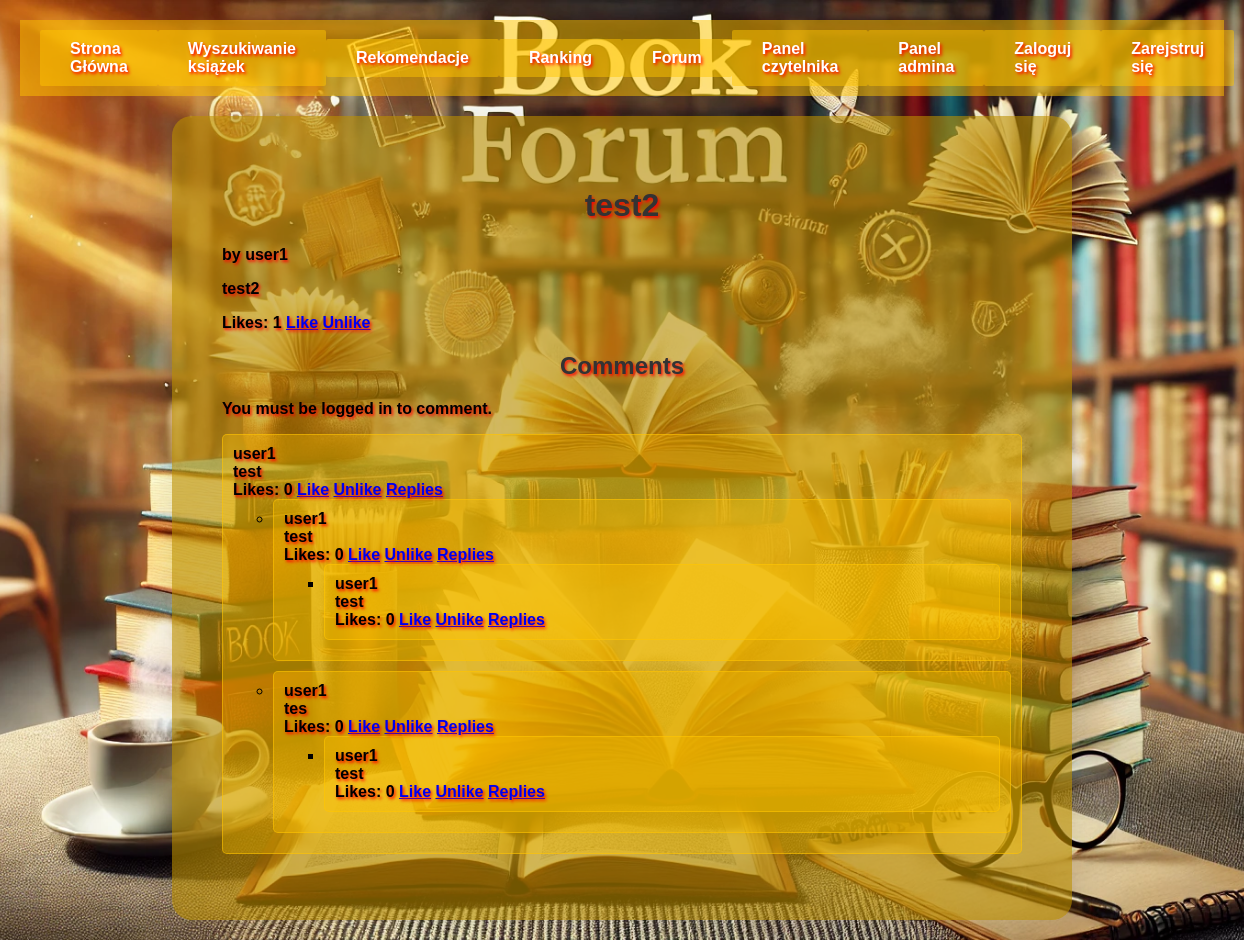
The page /forum/2 on the database its author committed.
### tables this page shows
CREATE TABLE posts (
        id INTEGER PRIMARY KEY AUTOINCREMENT,
        user_id INTEGER,
        title TEXT NOT NULL,
        content TEXT,
        likes INTEGER DEFAULT 0,
        FOREIGN KEY (user_id) REFERENCES users(id)
    );

CREATE TABLE users (
        id INTEGER PRIMARY KEY AUTOINCREMENT,
        username TEXT UNIQUE NOT NULL,
        password TEXT NOT NULL,
        first_name TEXT,
        last_name TEXT,
        phone_number TEXT,
        email TEXT,
        address TEXT
    );

CREATE TABLE comments (
        id INTEGER PRIMARY KEY AUTOINCREMENT,
        post_id INTEGER,
        user_id INTEGER,
        content TEXT,
        likes INTEGER DEFAULT 0,
        parent_id INTEGER,
        FOREIGN KEY (post_id) REFERENCES posts(id),
        FOREIGN KEY (user_id) REFERENCES users(id)
    );

### app.py (the view, shortened to what this page needs)
@app.route('/forum/<int:post_id>', methods=['GET', 'POST'])
def post(post_id):
    post_data = [post for post in get_posts() if post[0] == post_id][0]
    comments = get_comments(post_id)
    return render_template('post.html', post=post_data, comments=comments)

### models.py (called while the page is built)
def get_posts():
    conn = sqlite3.connect('database.db')
    c = conn.cursor()
    c.execute('SELECT posts.id, users.username, posts.title, posts.content, posts.likes FROM posts JOIN users ON posts.user_id = users.id ORDER BY posts.id DESC')
    posts = c.fetchall()
    conn.close()
    return posts

def get_comments(post_id):
    conn = sqlite3.connect('database.db')
    c = conn.cursor()
    c.execute('SELECT comments.id, users.username, comments.content, comments.likes, comments.parent_id FROM comments JOIN users ON comments.user_id = users.id WHERE comments.post_id = ? ORDER BY comments.id ASC', (post_id,))
    comments = c.fetchall()
    conn.close()
    comment_tree = build_comment_tree(comments)
    return comment_tree

def build_comment_tree(comments):
    comment_dict = {comment[0]: list(comment) for comment in comments}
    tree = []
    for comment in comments:
        comment_id, username, content, likes, parent_id = comment
        if parent_id is None:
            tree.append(comment_dict[comment_id])
        else:
            parent = comment_dict.get(parent_id)
            if parent is not None:
                if len(parent) == 5:
                    parent.append([])
                parent[5].append(comment_dict[comment_id])
    return tree

### templates/post.html (shortened to what this page needs)
<!DOCTYPE html>
<html lang="en">
<head>
    <link rel="stylesheet" href="{{ url_for('static', filename='css/style.css') }}">
</head>
<body class="postbg">
    <header>
        <div class="nav-links-center">
            <a href="{{ url_for('index') }}" class="btn">Strona Główna</a>
            <a href="{{ url_for('search') }}" class="btn">Wyszukiwanie książek</a>
            <a href="{{ url_for('recommendations') }}" class="btn">Rekomendacje</a>
            <a href="{{ url_for('rankings') }}" class="btn">Ranking</a>
            <a href="{{ url_for('forum') }}" class="btn">Forum</a>
            <a href="{{ url_for('reader_panel') }}" class="btn">Panel czytelnika</a>
            <a href="{{ url_for('admin') }}" class="btn">Panel admina</a>
        </div>
        <div class="nav-links-right">
            {% if 'username' in session %}
            <a href="{{ url_for('logout') }}" class="btn">Wyloguj się</a>
            {% else %}
            <a href="{{ url_for('login') }}" class="btn">Zaloguj się</a>
            <a href="{{ url_for('register') }}" class="btn">Zarejstruj się</a>
            {% endif %}
        </div>
    </header>
    <main>
        <h1>{{ post[2] }}</h1>
        <p>by {{ post[1] }}</p>
        <p>{{ post[3] }}</p>
        <p>
            Likes: {{ post[4] }}
            <a href="{{ url_for('like', post_id=post[0]) }}" class="btn">Like</a>
            <a href="{{ url_for('unlike', post_id=post[0]) }}" class="btn">Unlike</a>
        </p>
        <h2>Comments</h2>
        {% if 'username' in session %}
        <form method="POST" class="comment-form">
            <textarea name="content" placeholder="Add a comment" required></textarea>
            <button type="submit" class="btn">Comment</button>
        </form>
        {% else %}
        <p>You must be logged in to comment.</p>
        {% endif %}
        <ul class="comment-list">
            {% for comment in comments %}
                {% include 'comment.html' %}
            {% endfor %}
        </ul>
    </main>
</body>
</html>

### templates/comment.html (shortened to what this page needs)
<li class="comment-item">
    <p><strong>{{ comment[1] }}</strong></p>
    <p>{{ comment[2] }}</p>
    <p>
        Likes: {{ comment[3] }}
        <a href="{{ url_for('like_comment_route', comment_id=comment[0]) }}" class="btn">Like</a>
        <a href="{{ url_for('unlike_comment_route', comment_id=comment[0]) }}" class="btn">Unlike</a>
        <a href="#" class="btn toggle-reply-form" data-comment-id="{{ comment[0] }}">Replies</a>
    </p>
    {% if comment|length > 5 %}
    <ul class="reply-list">
        {% for reply in comment[5] %}
            {% set comment = reply %}
            {% include 'comment.html' %}
        {% endfor %}
    </ul>
    {% endif %}
</li>

### static/css/style.css (style rules this page uses)
body { font-family: Arial, sans-serif; background-color: #f4f4f9; margin: 0; padding: 0; color: #333; }
header { background-color: #ffc40081; color: white; padding: 10px 20px; display: flex; justify-content: space-between; align-items: center; margin-bottom: 20px; }
.nav-links-center { align-items: center; display: flex; justify-content: center; flex: 1; }
.nav-links-right { display: flex; justify-content: flex-end; }
.nav-links-center a, .nav-links-right a { color: white; text-decoration: none; padding: 10px 30px; background-color: #ffc40081; border-radius: 2px; transition: background-color 0.3s; }
main { padding: 50px; max-width: 800px; margin: 0 auto; background: rgba(182, 140, 1, 0.61); border-radius: 20px; box-shadow: 0 0 30px rgba(0, 0, 0, 0.1); }
h1 { text-align: center; color: #333; }
h2 { text-align: center; color: #333; }
.book-list, .post-list, .comment-list { list-style-type: none; padding: 0; }
.book-item, .post-item, .comment-item { background-color: #ffc40056; border: 1px solid #ffc4008f; margin-bottom: 10px; padding: 10px; border-radius: 5px; }
.book-item h3, .post-item h3, .comment-item p { margin: 0; padding: 0; }
.forumbg, .homebg, .postbg, .bookbg, .rankingbg, .recencjabg, .rekomendacjabg, .loginbg, .registerbg, .adminbg, .readerbg { background-size: cover; background-repeat: no-repeat; background-attachment: fixed; background-position: center; min-height: 100vh; color: #000000; text-shadow: 0.1em 0.1em 0.2em rgb(255, 0, 0); font-size: 1em; font-weight: bold; align-items: center; padding: 20px; }
.postbg { background-image: url('/static/images/post.webp'); }

### rows shown on the page
posts: title "test2", content "test2", likes "1"
users: username "user1"
comments: username "user1", content "test", likes "0"
comments: content "test", likes "0"
comments: content "test", likes "0"
comments: content "tes", likes "0"
comments: content "test", likes "0"
